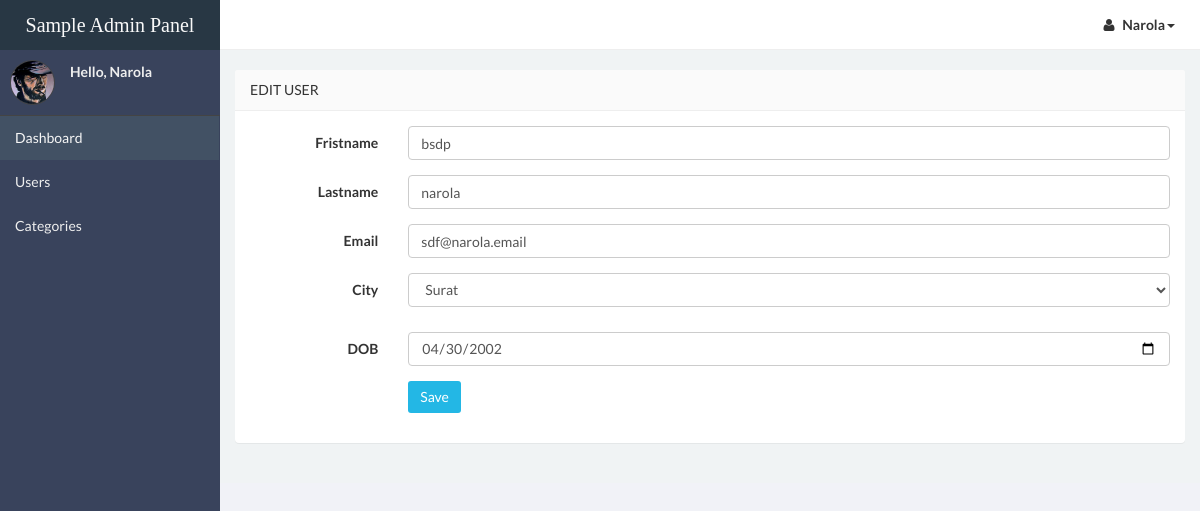
/corephp/admin/edit_user.php?id=5 (signed in), run on the app's committed database.
### tables this page shows
CREATE TABLE IF NOT EXISTS `users` (
  `id` int(11) NOT NULL AUTO_INCREMENT,
  `firstname` varchar(50) NOT NULL,
  `lastname` varchar(50) NOT NULL,
  `email` varchar(50) NOT NULL,
  `password` varchar(32) NOT NULL,
  `city` varchar(50) NOT NULL,
  `dob` date NOT NULL,
  `is_admin` tinyint(1) NOT NULL DEFAULT '0',
  PRIMARY KEY (`id`)
);

### corephp/admin/edit_user.php (the view, shortened to what this page needs)
<?php
	include_once 'includes/config.php';
	if (isset($_REQUEST['id']))
	{
		$id = $_REQUEST['id'];
	}
	else
	{
		header('Location:users.php');
	}
	if (isset($_REQUEST['submit']))
	{
		$firstname     = $_REQUEST['firstname'];
		$lastname      = $_REQUEST['lastname'];
		$email         = $_REQUEST['email'];
		$password      = md5('123');
		$city          = $_REQUEST['city'];
		$dob           = $_REQUEST['dob'];
		$edit_user_sql = "UPDATE users SET firstname='$firstname', lastname='$lastname', email='$email', city='$city', dob='$dob' WHERE id=$id";
		if ($conn->query($edit_user_sql) === TRUE)
		{
			$_SESSION['flash_success_msg'] = 'A record has been updated successfully';
			header('Location:users.php');
		}
		else
		{
			echo 'Error: '.$sql.'<br>'.$conn->error;
		}
	}
	else
	{
		$user_sql    = "SELECT * FROM users WHERE id=$id";
		$user_result = $conn->query($user_sql);
		while ($user = $user_result->fetch_assoc())
		{
			$firstname = $user['firstname'];
			$lastname  = $user['lastname'];
			$email     = $user['email'];
			$city      = $user['city'];
			$dob       = $user['dob'];
		}
	}
	include_once 'includes/header.php';
?>
<aside class="right-side">
	<section class="content">
		<div class="row">
			<div class="col-md-12">
				<div class="panel">
					<header class="panel-heading">
						Edit User
					</header>
					<div class="panel-body">
						<form class="form-horizontal tasi-form" method="POST" action="" onsubmit="return validate1();">
							<div class="form-group">
								<label class="col-sm-2 col-sm-2 control-label">Fristname</label>
								<div class="col-sm-10">
									<input type="text"  name="firstname" id="firstname" class="form-control" value="<?php echo $firstname; ?>">
								</div>
							</div>
							<div class="form-group">
								<label class="col-sm-2 col-sm-2 control-label">Lastname</label>
								<div class="col-sm-10">
									<input type="text"  name="lastname" id="lastname" class="form-control" value="<?php echo $lastname; ?>">
								</div>
							</div>
							<div class="form-group">
								<label class="col-sm-2 col-sm-2 control-label">Email</label>
								<div class="col-sm-10">
									<input type="email"  name="email" id="email" class="form-control" value="<?php echo $email; ?>">
								</div>
							</div>
							<div class="form-group">
								<label class="col-sm-2 col-sm-2 control-label">City</label>
								<div class="col-sm-10">
									<select class="form-control m-b-10" name="city" id="city">
										<option value="surat"										                     										                      <?php
										                     										                      	if ($city == 'surat')
										                     										                      	{
										                     										                      		echo 'selected';
										                     										                      	}
										                     										                      ?>>Surat</option>
									</select>
								</div>
							</div>
							<div class="form-group">
								<label class="col-sm-2 col-sm-2 control-label">DOB</label>
								<div class="col-sm-10">
									<input type="date"  name="dob" id="dob"  class="form-control" value="<?php echo $dob; ?>">
								</div>
							</div>
							<div class="form-group">
								<label class="col-lg-2 col-sm-2 control-label"></label>
								<div class="col-lg-10">
									<button type="submit" name="submit" value="submit" class="btn btn-info">Save</button>
								</div>
							</div>
						</form>
						</div>
					</div>
				</div>
			</div>
		</section>
	</aside>
	<?php
	include_once 'includes/footer.php';
	?>

### data on the page
users: firstname "bsdp", lastname "narola", email "sdf@narola.email", city "Surat", dob "04/30/2002"

### other printed values
$_SESSION['username'] "Narola"
